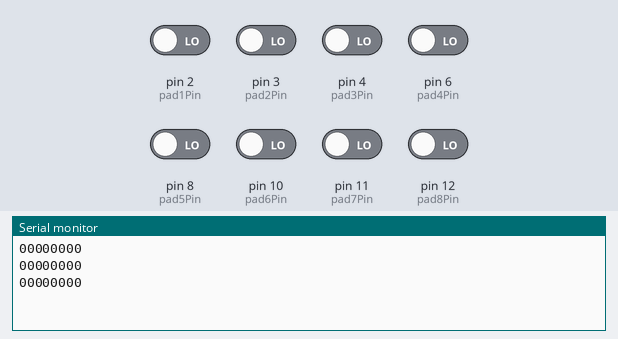
Simulated run of this sketch. Board: Arduino Uno, built with avr-gcc and run on an emulated ATmega328P. Shown: the last lines printed to the serial monitor. Inputs (shaded band) come from the test bench; at power-on: pin 2 (pad1Pin), pin 3 (pad2Pin), pin 4 (pad3Pin), pin 6 (pad4Pin), pin 8 (pad5Pin), pin 10 (pad6Pin), pin 11 (pad7Pin), pin 12 (pad8Pin) LOW.

Above: at 2.8 s.
2.9 s: pin 2 (pad1Pin) driven HIGH
At 3.8 s:
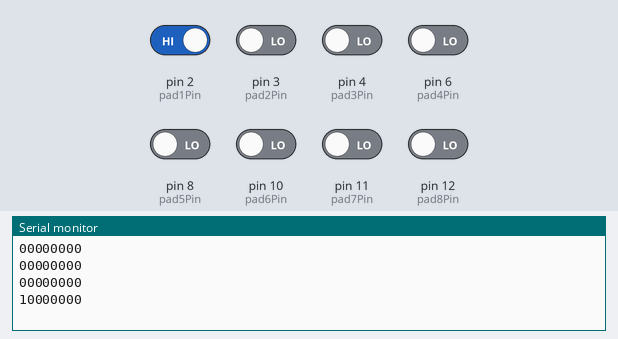
4.4 s: pin 3 (pad2Pin) driven HIGH
At 5.7 s:
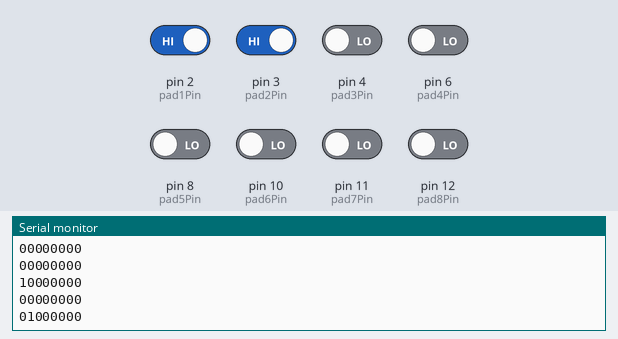
5.9 s: pin 4 (pad3Pin) driven HIGH
At 6.4 s:
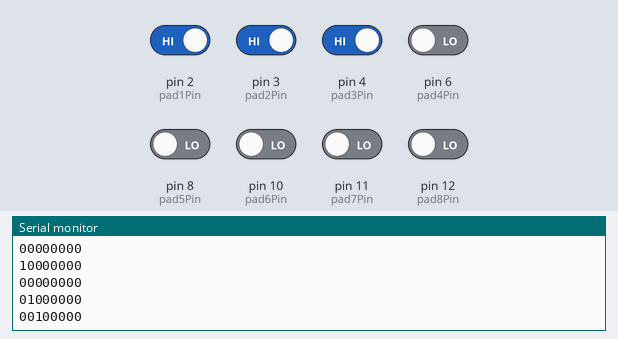
7.4 s: pin 6 (pad4Pin) driven HIGH
At 8.7 s:
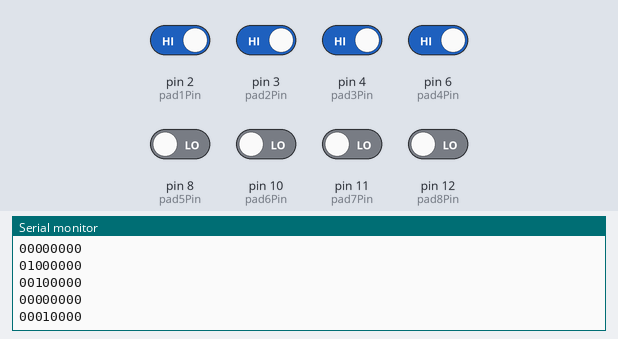
8.9 s: pin 8 (pad5Pin) driven HIGH
At 9.8 s:
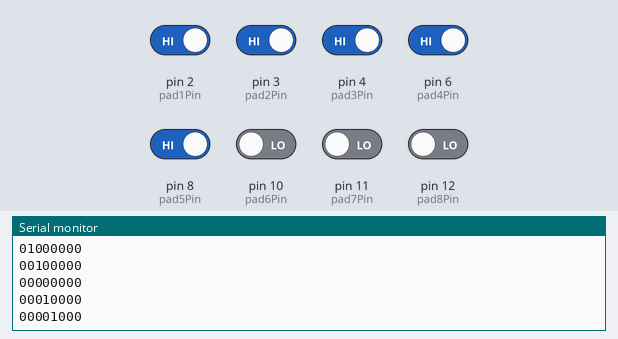
10.4 s: pin 10 (pad6Pin) driven HIGH
At 11.5 s:
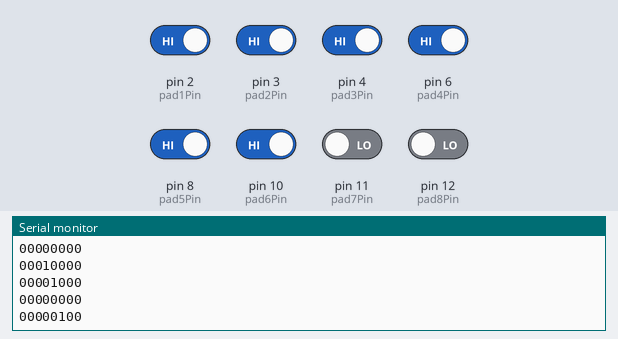
Timing chart, 0 to 12.9 s (numbered marks = the images above; inputs shaded):
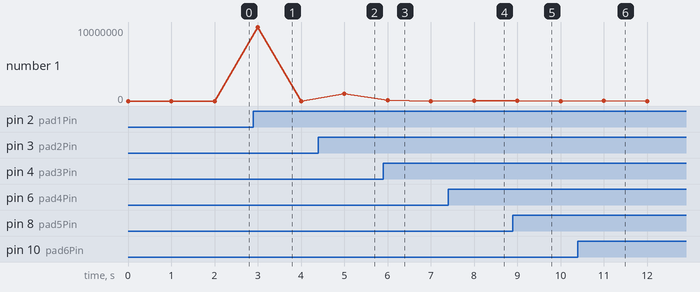

The sketch:

arduinopad.ino
```cpp
const int pad1Pin = 2;
const int pad2Pin = 3;
const int pad3Pin = 4;
const int pad4Pin = 6;
const int pad5Pin = 8;
const int pad6Pin = 10;
const int pad7Pin = 11;
const int pad8Pin = 12;

void setup() {
  // put your setup code here, to run once:
  pinMode(pad1Pin, INPUT);
  pinMode(pad2Pin, INPUT);
  pinMode(pad3Pin, INPUT);
  pinMode(pad4Pin, INPUT);
  pinMode(pad5Pin, INPUT);
  pinMode(pad6Pin, INPUT);
  pinMode(pad7Pin, INPUT);
  pinMode(pad8Pin, INPUT);

  Serial.begin(9600);
}

int last1 = LOW;
int last2 = LOW;
int last3 = LOW;
int last4 = LOW;
int last5 = LOW;
int last6 = LOW;
int last7 = LOW;
int last8 = LOW;

void loop() {
  // put your main code here, to run repeatedly:
  int cur1 = digitalRead(pad1Pin);
  int cur2 = digitalRead(pad2Pin);
  int cur3 = digitalRead(pad3Pin);
  int cur4 = digitalRead(pad4Pin);
  int cur5 = digitalRead(pad5Pin);
  int cur6 = digitalRead(pad6Pin);
  int cur7 = digitalRead(pad7Pin);
  int cur8 = digitalRead(pad8Pin);

  Serial.print((cur1 == last1 ? '0' : '1'));
  Serial.print((cur2 == last2 ? '0' : '1'));
  Serial.print((cur3 == last3 ? '0' : '1'));
  Serial.print((cur4 == last4 ? '0' : '1'));
  Serial.print((cur5 == last5 ? '0' : '1'));
  Serial.print((cur6 == last6 ? '0' : '1'));
  Serial.print((cur7 == last7 ? '0' : '1'));
  Serial.print((cur8 == last8 ? '0' : '1'));
  Serial.print('\n');
  last1 = cur1;
  last2 = cur2;
  last3 = cur3;
  last4 = cur4;
  last5 = cur5;
  last6 = cur6;
  last7 = cur7;
  last8 = cur8;

  delay(1000);
}
```

Measured:
- after the input at 2.9 s, the serial monitor: prints a new line after 0.10 s (image 1)
- after the input at 4.4 s, the serial monitor: prints a new line after 0.60 s (image 2)
- after the input at 5.9 s, the serial monitor: prints a new line after 0.10 s (image 3)
- after the input at 7.4 s, the serial monitor: prints a new line after 0.60 s (image 4)
- after the input at 8.9 s, the serial monitor: prints a new line after 0.10 s (image 5)
- after the input at 10.4 s, the serial monitor: prints a new line after 0.60 s (image 6)
- plotted number 1: 0 → 1000000 after the input at 4.4 s, 0 → 10000 after the input at 7.4 s
